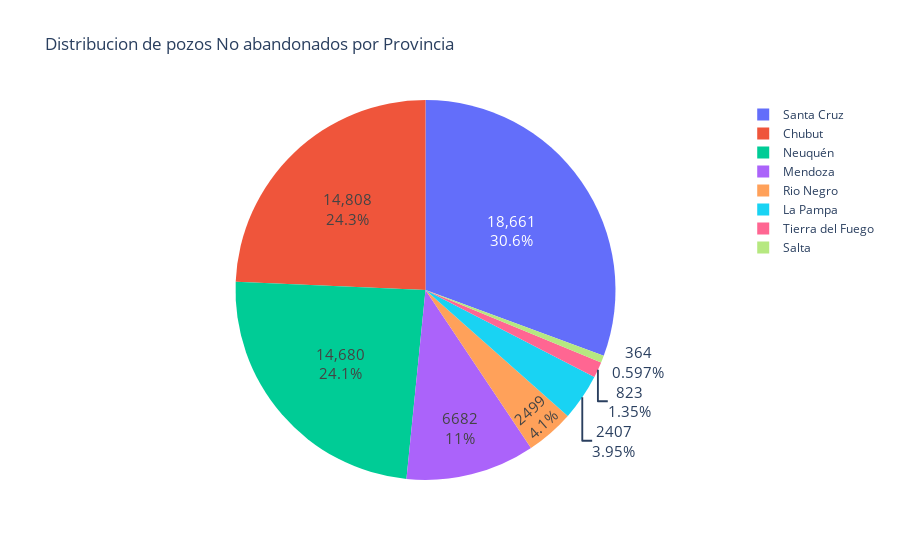

Source (notebook cell):
### Markdown cell above
#### Total de pozos no abandonados por provincia

### Code cell
# Eliminamos abandonados
total_pozos_no_abandonados = pozos_por_provincia.drop(columns='Abandonado')
# Sumamos los totales de los pozos en cada provincia
totales = total_pozos_no_abandonados.sum(axis=1)

# Presentacion, Instancia de Figure
fig = go.Figure(
    data=[go.Pie(
        labels=totales.index,
        values=totales,
        hoverinfo='label+percent',
        textinfo='value+percent',
        textfont=dict(size=15),
    )]
)
fig.update_layout(
    title='Distribucion de pozos No abandonados por Provincia'
)
fig.show()

### Figure 1 — Plotly figure (JSON) as saved in the notebook; plotly's stock layout.template omitted (floating-point values rounded to 4 significant figures)
{"data": [{"hoverinfo": "label+percent", "labels": ["Chubut", "La Pampa", "Mendoza", "Neuquén", "Rio Negro", "Salta", "Santa Cruz", "Tierra del Fuego"], "textfont": {"size": 15}, "textinfo": "value+percent", "type": "pie", "values": [14808, 2407, 6682, 14680, 2499, 364, 18661, 823]}], "layout": {"title": {"text": "Distribucion de pozos No abandonados por Provincia"}}}
